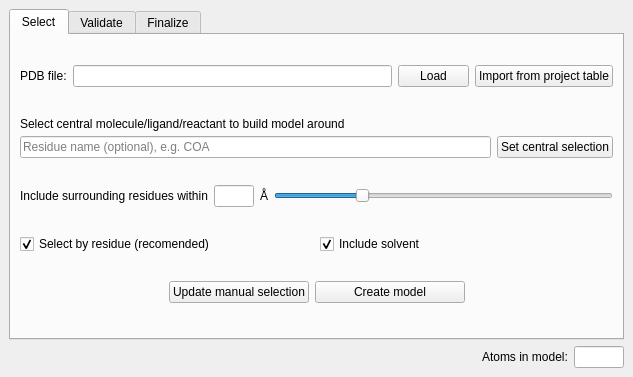
<?xml version="1.0" encoding="UTF-8"?>
<ui version="4.0">
 <class>ClusterPDB</class>
 <widget class="QMainWindow" name="ClusterPDB">
  <property name="geometry">
   <rect>
    <x>0</x>
    <y>0</y>
    <width>633</width>
    <height>377</height>
   </rect>
  </property>
  <property name="windowTitle">
   <string>MainWindow</string>
  </property>
  <widget class="QWidget" name="centralwidget">
   <layout class="QVBoxLayout" name="verticalLayout">
    <item>
     <widget class="QTabWidget" name="tabWidget">
      <property name="currentIndex">
       <number>0</number>
      </property>
      <widget class="QWidget" name="select">
       <attribute name="title">
        <string>Select</string>
       </attribute>
       <layout class="QVBoxLayout" name="verticalLayout_2">
        <item>
         <layout class="QGridLayout" name="gridLayout">
          <item row="0" column="0">
           <widget class="QLabel" name="label_pdb_file">
            <property name="maximumSize">
             <size>
              <width>61</width>
              <height>32</height>
             </size>
            </property>
            <property name="text">
             <string>PDB file:</string>
            </property>
           </widget>
          </item>
          <item row="0" column="1">
           <widget class="QLineEdit" name="lineEdit_pdb_file">
            <property name="dragEnabled">
             <bool>true</bool>
            </property>
            <property name="readOnly">
             <bool>true</bool>
            </property>
           </widget>
          </item>
          <item row="0" column="2">
           <widget class="QPushButton" name="button_load_pdb">
            <property name="maximumSize">
             <size>
              <width>71</width>
              <height>32</height>
             </size>
            </property>
            <property name="text">
             <string>Load</string>
            </property>
           </widget>
          </item>
          <item row="0" column="3">
           <widget class="QPushButton" name="button_pdb_from_table">
            <property name="maximumSize">
             <size>
              <width>181</width>
              <height>32</height>
             </size>
            </property>
            <property name="text">
             <string>Import from project table</string>
            </property>
           </widget>
          </item>
         </layout>
        </item>
        <item>
         <layout class="QGridLayout" name="gridLayout_2">
          <property name="verticalSpacing">
           <number>2</number>
          </property>
          <item row="0" column="0">
           <widget class="QLabel" name="label">
            <property name="maximumSize">
             <size>
              <width>16777215</width>
              <height>20</height>
             </size>
            </property>
            <property name="text">
             <string>Select central molecule/ligand/reactant to build model around</string>
            </property>
           </widget>
          </item>
          <item row="1" column="1">
           <widget class="QPushButton" name="button_set_cluster_center">
            <property name="text">
             <string>Set central selection</string>
            </property>
           </widget>
          </item>
          <item row="1" column="0">
           <widget class="QLineEdit" name="lineEdit_resn_search">
            <property name="placeholderText">
             <string>Residue name (optional), e.g. COA</string>
            </property>
           </widget>
          </item>
         </layout>
        </item>
        <item>
         <layout class="QGridLayout" name="gridLayout_3">
          <item row="0" column="0">
           <widget class="QLabel" name="label_2">
            <property name="text">
             <string>Include surrounding residues within</string>
            </property>
           </widget>
          </item>
          <item row="0" column="1">
           <widget class="QLineEdit" name="lineEdit_inclusion_radius">
            <property name="maximumSize">
             <size>
              <width>40</width>
              <height>16777215</height>
             </size>
            </property>
            <property name="toolTip">
             <string>Type a radius (Å) and press Enter or click away to apply</string>
            </property>
            <property name="dragEnabled">
             <bool>true</bool>
            </property>
            <property name="readOnly">
             <bool>false</bool>
            </property>
           </widget>
          </item>
          <item row="0" column="2">
           <widget class="QLabel" name="label_3">
            <property name="text">
             <string>Å</string>
            </property>
           </widget>
          </item>
          <item row="0" column="3">
           <widget class="QSlider" name="slider_inclusion_size">
            <property name="maximum">
             <number>40</number>
            </property>
            <property name="value">
             <number>10</number>
            </property>
            <property name="orientation">
             <enum>Qt::Horizontal</enum>
            </property>
           </widget>
          </item>
         </layout>
        </item>
        <item>
         <layout class="QGridLayout" name="gridLayout_6">
          <item row="0" column="0">
           <widget class="QCheckBox" name="select_byres">
            <property name="text">
             <string>Select by residue (recomended)</string>
            </property>
            <property name="checked">
             <bool>true</bool>
            </property>
           </widget>
          </item>
          <item row="0" column="1">
           <widget class="QCheckBox" name="include_solvent">
            <property name="text">
             <string>Include solvent</string>
            </property>
            <property name="checked">
             <bool>true</bool>
            </property>
           </widget>
          </item>
         </layout>
        </item>
        <item>
         <layout class="QGridLayout" name="gridLayout_5">
          <item row="0" column="0">
           <spacer name="horizontalSpacer_2">
            <property name="orientation">
             <enum>Qt::Horizontal</enum>
            </property>
            <property name="sizeHint" stdset="0">
             <size>
              <width>40</width>
              <height>20</height>
             </size>
            </property>
           </spacer>
          </item>
          <item row="0" column="2">
           <widget class="QPushButton" name="button_create_model">
            <property name="minimumSize">
             <size>
              <width>150</width>
              <height>0</height>
             </size>
            </property>
            <property name="text">
             <string>Create model</string>
            </property>
           </widget>
          </item>
          <item row="0" column="3">
           <spacer name="horizontalSpacer_3">
            <property name="orientation">
             <enum>Qt::Horizontal</enum>
            </property>
            <property name="sizeHint" stdset="0">
             <size>
              <width>40</width>
              <height>20</height>
             </size>
            </property>
           </spacer>
          </item>
          <item row="0" column="1">
           <widget class="QPushButton" name="button_update_manual_selection">
            <property name="text">
             <string>Update manual selection</string>
            </property>
           </widget>
          </item>
         </layout>
        </item>
       </layout>
      </widget>
      <widget class="QWidget" name="validate">
       <attribute name="title">
        <string>Validate</string>
       </attribute>
       <layout class="QVBoxLayout" name="verticalLayout_3">
        <item>
         <widget class="QPushButton" name="pushButton">
          <property name="text">
           <string>Add missing hydrogen to model</string>
          </property>
         </widget>
        </item>
        <item>
         <widget class="QLabel" name="label_9">
          <property name="text">
           <string>or add capping (requires no missing hydrogens in protein backbone)</string>
          </property>
          <property name="alignment">
           <set>Qt::AlignCenter</set>
          </property>
          <property name="wordWrap">
           <bool>false</bool>
          </property>
         </widget>
        </item>
        <item>
         <layout class="QGridLayout" name="gridLayout_7">
          <item row="0" column="0">
           <widget class="QLabel" name="label_5">
            <property name="text">
             <string>N-terminal capping:</string>
            </property>
           </widget>
          </item>
          <item row="0" column="1">
           <widget class="QComboBox" name="nterm_capping">
            <property name="minimumSize">
             <size>
              <width>0</width>
              <height>0</height>
             </size>
            </property>
            <item>
             <property name="text">
              <string>ace</string>
             </property>
            </item>
            <item>
             <property name="text">
              <string>methyl</string>
             </property>
            </item>
            <item>
             <property name="text">
              <string>H</string>
             </property>
            </item>
           </widget>
          </item>
          <item row="0" column="2" rowspan="2">
           <widget class="QPushButton" name="button_auto_nterm">
            <property name="text">
             <string>Auto add</string>
            </property>
           </widget>
          </item>
          <item row="1" column="0">
           <widget class="QLabel" name="label_6">
            <property name="text">
             <string>C-terminal capping:</string>
            </property>
           </widget>
          </item>
          <item row="1" column="1">
           <widget class="QComboBox" name="cterm_capping">
            <item>
             <property name="text">
              <string>nme</string>
             </property>
            </item>
            <item>
             <property name="text">
              <string>methyl</string>
             </property>
            </item>
            <item>
             <property name="text">
              <string>H</string>
             </property>
            </item>
           </widget>
          </item>
         </layout>
        </item>
        <item>
         <layout class="QGridLayout" name="gridLayout_9">
          <item row="1" column="2">
           <spacer name="horizontalSpacer_7">
            <property name="orientation">
             <enum>Qt::Horizontal</enum>
            </property>
            <property name="sizeHint" stdset="0">
             <size>
              <width>40</width>
              <height>20</height>
             </size>
            </property>
           </spacer>
          </item>
          <item row="1" column="0">
           <spacer name="horizontalSpacer_6">
            <property name="orientation">
             <enum>Qt::Horizontal</enum>
            </property>
            <property name="sizeHint" stdset="0">
             <size>
              <width>40</width>
              <height>20</height>
             </size>
            </property>
           </spacer>
          </item>
          <item row="1" column="1">
           <widget class="QLabel" name="label_7">
            <property name="font">
             <font>
              <weight>75</weight>
              <italic>false</italic>
              <bold>true</bold>
              <underline>true</underline>
             </font>
            </property>
            <property name="text">
             <string>Manual edits to selected atom(s):</string>
            </property>
           </widget>
          </item>
         </layout>
        </item>
        <item>
         <layout class="QGridLayout" name="gridLayout_10">
          <item row="0" column="3">
           <widget class="QPushButton" name="button_delete_selected">
            <property name="text">
             <string>Delete selected</string>
            </property>
           </widget>
          </item>
          <item row="0" column="2">
           <spacer name="horizontalSpacer_8">
            <property name="orientation">
             <enum>Qt::Horizontal</enum>
            </property>
            <property name="sizeHint" stdset="0">
             <size>
              <width>40</width>
              <height>20</height>
             </size>
            </property>
           </spacer>
          </item>
          <item row="0" column="0">
           <widget class="QComboBox" name="groups_to_add">
            <property name="minimumSize">
             <size>
              <width>150</width>
              <height>0</height>
             </size>
            </property>
            <item>
             <property name="text">
              <string>ace</string>
             </property>
            </item>
            <item>
             <property name="text">
              <string>nme</string>
             </property>
            </item>
            <item>
             <property name="text">
              <string>methyl</string>
             </property>
            </item>
            <item>
             <property name="text">
              <string>H</string>
             </property>
            </item>
           </widget>
          </item>
          <item row="0" column="1">
           <widget class="QPushButton" name="button_add_group">
            <property name="minimumSize">
             <size>
              <width>150</width>
              <height>0</height>
             </size>
            </property>
            <property name="text">
             <string>Add</string>
            </property>
           </widget>
          </item>
         </layout>
        </item>
        <item>
         <layout class="QGridLayout" name="gridLayout_clean">
          <item row="0" column="0">
           <widget class="QLabel" name="label_clean_desc">
            <property name="text">
             <string>In case of steric clashes from adding caps, select a cap and run a local minimization</string>
            </property>
           </widget>
          </item>
          <item row="1" column="0">
           <widget class="QPushButton" name="button_clean_selected">
            <property name="toolTip">
             <string>Relax the selected residue(s) with a local MMFF94 minimization - use this to fix steric clashes left by a newly-added capping group</string>
            </property>
            <property name="text">
             <string>Run Local Minimization</string>
            </property>
           </widget>
          </item>
          <item row="1" column="1">
           <spacer name="horizontalSpacer_clean">
            <property name="orientation">
             <enum>Qt::Horizontal</enum>
            </property>
            <property name="sizeHint" stdset="0">
             <size>
              <width>40</width>
              <height>20</height>
             </size>
            </property>
           </spacer>
          </item>
         </layout>
        </item>
        <item>
         <spacer name="verticalSpacer">
          <property name="orientation">
           <enum>Qt::Vertical</enum>
          </property>
          <property name="sizeHint" stdset="0">
           <size>
            <width>20</width>
            <height>40</height>
           </size>
          </property>
         </spacer>
        </item>
        <item>
         <layout class="QGridLayout" name="gridLayout_8">
          <item row="0" column="0">
           <widget class="QPushButton" name="button_finalize">
            <property name="text">
             <string>Finalize</string>
            </property>
           </widget>
          </item>
         </layout>
        </item>
       </layout>
      </widget>
      <widget class="QWidget" name="finalize">
       <attribute name="title">
        <string>Finalize</string>
       </attribute>
       <layout class="QVBoxLayout" name="verticalLayout_4">
        <item>
         <layout class="QGridLayout" name="gridLayout_11">
          <item row="0" column="0">
           <spacer name="horizontalSpacer_4">
            <property name="orientation">
             <enum>Qt::Horizontal</enum>
            </property>
            <property name="sizeHint" stdset="0">
             <size>
              <width>40</width>
              <height>20</height>
             </size>
            </property>
           </spacer>
          </item>
          <item row="0" column="1">
           <widget class="QLabel" name="label_8">
            <property name="font">
             <font>
              <weight>75</weight>
              <italic>false</italic>
              <bold>true</bold>
              <underline>true</underline>
             </font>
            </property>
            <property name="text">
             <string>Summary</string>
            </property>
           </widget>
          </item>
          <item row="0" column="2">
           <spacer name="horizontalSpacer_5">
            <property name="orientation">
             <enum>Qt::Horizontal</enum>
            </property>
            <property name="sizeHint" stdset="0">
             <size>
              <width>40</width>
              <height>20</height>
             </size>
            </property>
           </spacer>
          </item>
         </layout>
        </item>
        <item>
         <widget class="QListWidget" name="list_model_summary"/>
        </item>
        <item>
         <layout class="QGridLayout" name="gridLayout_12">
          <item row="0" column="0">
           <spacer name="horizontalSpacer_9">
            <property name="orientation">
             <enum>Qt::Horizontal</enum>
            </property>
            <property name="sizeHint" stdset="0">
             <size>
              <width>40</width>
              <height>20</height>
             </size>
            </property>
           </spacer>
          </item>
          <item row="0" column="1">
           <widget class="QCheckBox" name="copy_to_project">
            <property name="minimumSize">
             <size>
              <width>200</width>
              <height>0</height>
             </size>
            </property>
            <property name="text">
             <string>Copy to project table</string>
            </property>
            <property name="checked">
             <bool>true</bool>
            </property>
           </widget>
          </item>
          <item row="0" column="2">
           <widget class="QPushButton" name="button_export_model">
            <property name="text">
             <string>Export model</string>
            </property>
           </widget>
          </item>
         </layout>
        </item>
       </layout>
      </widget>
     </widget>
    </item>
    <item>
     <layout class="QGridLayout" name="gridLayout_4">
      <item row="0" column="0">
       <spacer name="horizontalSpacer">
        <property name="orientation">
         <enum>Qt::Horizontal</enum>
        </property>
        <property name="sizeHint" stdset="0">
         <size>
          <width>40</width>
          <height>20</height>
         </size>
        </property>
       </spacer>
      </item>
      <item row="0" column="2">
       <widget class="QLineEdit" name="lineEdit_atoms_in_model">
        <property name="maximumSize">
         <size>
          <width>50</width>
          <height>16777215</height>
         </size>
        </property>
        <property name="dragEnabled">
         <bool>true</bool>
        </property>
        <property name="readOnly">
         <bool>true</bool>
        </property>
       </widget>
      </item>
      <item row="0" column="1">
       <widget class="QLabel" name="label_4">
        <property name="text">
         <string>Atoms in model:</string>
        </property>
       </widget>
      </item>
     </layout>
    </item>
   </layout>
  </widget>
 </widget>
 <resources/>
 <connections/>
</ui>
